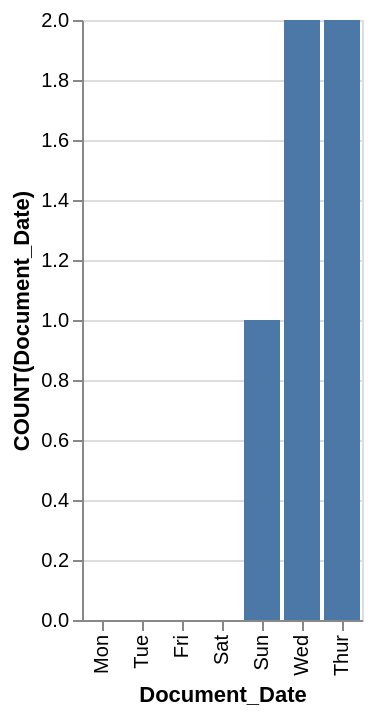

The Vega-Lite source for this figure:
### Vega-Lite specification from a JSON file in a GitHub repository (floating-point values rounded to 4 significant figures)
{"data": {"values": [{"x_data": "Mon", "y_data": 0}, {"x_data": "Tue", "y_data": 0}, {"x_data": "Wed", "y_data": 2}, {"x_data": "Thur", "y_data": 2}, {"x_data": "Fri", "y_data": 0}, {"x_data": "Sat", "y_data": 0}, {"x_data": "Sun", "y_data": 1}]}, "mark": "bar", "encoding": {"x": {"field": "x_data", "type": "nominal", "title": "Document_Date", "sort": {"op": "sum", "field": "y_data", "order": "ascending"}}, "y": {"field": "y_data", "type": "quantitative", "title": "COUNT(Document_Date)"}}}
